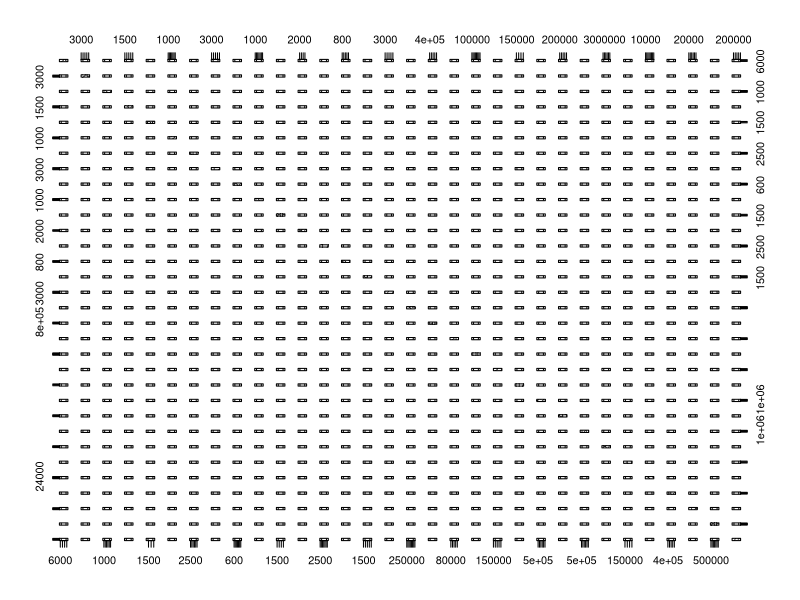

The R script that drew this image: (Note: this script raises an error after producing the figure.)
#############
#Exercises 1#
#############
df2 <- read.table("IntroductionToR/Data/DATA_SET_REFERENCE_4_A.csv",sep=",",header=TRUE,row.names = 1)

head(df2)

#Finding correlated genes with Gene1
gene1 = df2['Gene1',]

for(genename in rownames(df2)){
  temp = df2[genename,]
  cor_var = cor.test(as.numeric(gene1), as.numeric(temp))
  if(cor_var$p.value < 0.01){
    print(genename)
  }
}

#####
gene1 = df2['Gene1',]

for (genename in rownames(df2)) {
  temp=(df2[genename,])
  cor_var=cor.test(as.numeric(gene1),as.numeric(temp))
  if(cor_var$p.value<0.05){
    print(genename)
  }
}

##

for(genename in rownames(df2)){
  cor_var = cor.test(as.numeric(df2['Gene1',]), as.numeric(df2[genename,]))
  if(cor_var$p.value < 0.01){
    print(genename)
  }
}

plot(df2['Gene1',],df2['Gene3',])

df2_t = as.data.frame(t(df2))

ggplot(as.data.frame(t(df2)), aes(x=Gene1, y=Gene3)) + geom_point(size = 1)






temp=as.numeric(df2['Gene2',])
for(i in rownames(df2)){
  temp1=as.numeric(df2[i,])
  temp2=cor.test(temp,temp1)
  if(temp2$p.value < 0.01){
    print(i)
  }
}

#Find the gene with highest median (Remember the material yesterday?)

highest_value = 0
gene_name = NA

for(genename in rownames(df2)){
  temp = median(as.numeric(df2[genename,]))
  if(temp > highest_value){
    highest_value = temp
    gene_name = genename
  }
}

temp = rowMeans(df2)

temp_ordered = temp[order(temp)]

#Find correlated genes with Gene2, Gene203, and Gene119

for(gene_selected in c('Gene2','Gene203','Gene119')){
  gene_filtered = df2[gene_selected,]
  print(paste('Selected Gene:', gene_selected))
  for(genename in rownames(df2)){
    temp = df2[genename,]
    cor_var = cor.test(as.numeric(gene_filtered), as.numeric(temp))
    if(cor_var$p.value < 0.01){
      print(genename)
    }
  }
  print('------------')
}

#Plot 1 gene-pair that are significantly correlated (up to you) from the analysis above and see how correlated are they based on the plot
ggplot(as.data.frame(t(df2)), aes(x=Gene119, y=Gene3)) + geom_point(size = 1)

#Plot 1 gene-pair that are NOT significantly correlated (up to you) from the analysis above and see how correlated are they based on the plot
ggplot(as.data.frame(t(df2)), aes(x=Gene119, y=Gene2)) + geom_point(size = 1)

#Is there any genes that has non-normal distribution?

for(genename in rownames(df2)){
  temp = df2[genename,]
  norm_var = ks.test(as.numeric(temp),'pnorm')
  if(norm_var$p.value > 0.01){
    print(genename)
  }
}


#Plot histogram of Gene2, Gene203, and Gene119, and comment on their normality

hist(as.numeric(df2['Gene119',]))

#Pick 3 pairs of genes (Up to you), and do Linear regression for them. Check if their significance.

LMoutput2 = lm(as.numeric(df2['Gene8',]) ~  as.numeric(df2['Gene203',]))
summary(LMoutput2)

LMoutput2 = lm(as.numeric(df2['Gene1',]) ~  as.numeric(df2['Gene2',]))
summary(LMoutput2)

#############
#Exercises 2#
#############

#Use df3 for this exercise
df3 <- read.table("IntroductionToR/Data/DATA_SET_REFERENCE_2.csv",
                  sep=",",header=TRUE,row.names = 1)

mean(df3$LDL, na.rm = TRUE)
median(df3$LDL, na.rm = TRUE)

colSums(is.na(df3[df3$Color_house == 'Brown',]))



#Find the highest correlated variable with "LDL" level

#Check the normality of each numeric column, anything not following normal distribution?

#Do Linear Regression for LDL vs the rest of the variables. Note their significance levels

cor_function <- function(gene_input){
  gene1 = df2[gene_input,]
  for(genename in rownames(df2)){
    temp = df2[genename,]
    cor_var = cor.test(as.numeric(gene1), as.numeric(temp))
    if(cor_var$p.value < 0.01){
      print(genename)
    }
  }
}

cor_function('Gene3')


gene1 = df2['Gene1',]

for(genename in rownames(df2)){
  temp = df2[genename,]
  cor_var = cor.test(as.numeric(gene1), as.numeric(temp))
  if(cor_var$p.value < 0.01){
    print(genename)
  }
}

gene1 = df2['Gene2',]

for(genename in rownames(df2)){
  temp = df2[genename,]
  cor_var = cor.test(as.numeric(gene1), as.numeric(temp))
  if(cor_var$p.value < 0.01){
    print(genename)
  }
}

gene1 = df2['Gene3',]

for(genename in rownames(df2)){
  temp = df2[genename,]
  cor_var = cor.test(as.numeric(gene1), as.numeric(temp))
  if(cor_var$p.value < 0.01){
    print(genename)
  }
}

